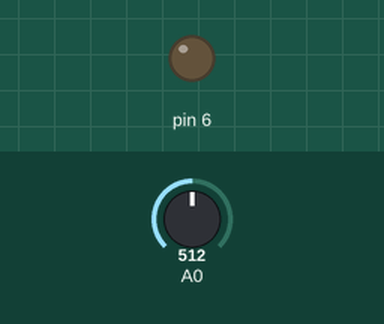
Recording of a sketch running on a simulated Arduino Uno, built with avr-gcc and run on an emulated ATmega328P. Shown: output pins drawn as LEDs (lit = HIGH). Inputs (shaded band) come from the test bench; at power-on: A0 = 512.

Above: at 1.2 s.
1.3 s: A0 set to 716
At 2.5 s:
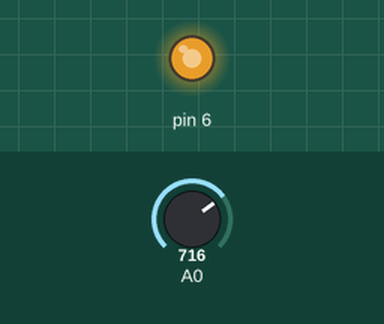
2.8 s: A0 set to 750
At 3.7 s:
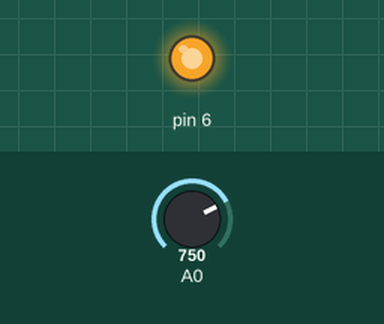
4.3 s: A0 set to 768
At 4.8 s:
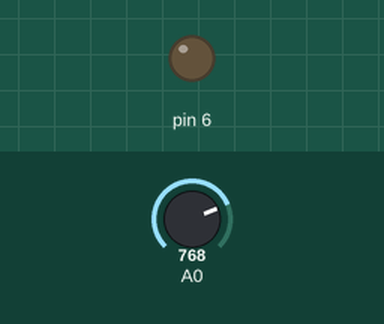
5.8 s: A0 set to 900
At 7.0 s:
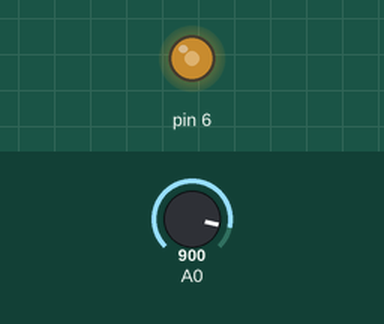
7.3 s: A0 set to 306
At 8.3 s:
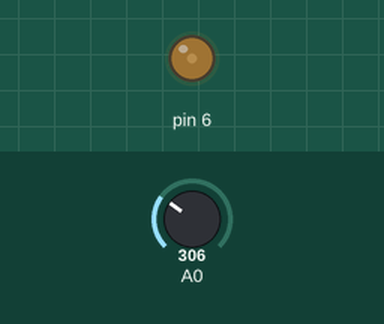
8.8 s: A0 set to 0
At 9.4 s:
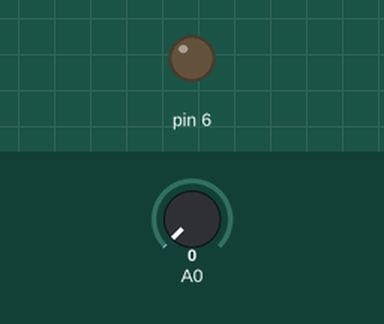
Timing chart, 0 to 11.3 s (numbered marks = the images above; inputs shaded):
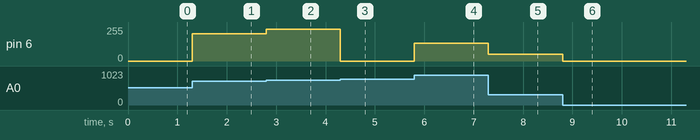

The sketch:

Controlling_Brightness_of_an_LED_using_Rotary_Potentiometer.ino
```cpp
//controlling brightness of LED using potentiometer
int sensval;
void setup() {
  // put your setup code here, to run once:
Serial.begin(9600);
pinMode(A0, INPUT);
pinMode(6, OUTPUT);

}

void loop() {
  // put your main code here, to run repeatedly:
sensval = analogRead(A0);
analogWrite(6, sensval);


}
```

Measured:
- the behaviour switches between 767 and 768 on A0 (found by bisection; images 2 and 3)
- after the input at 1.3 s, pin 6: 0/255 → 204/255 at once
- after the input at 2.8 s, pin 6: 204/255 → 238/255 at once
- after the input at 4.3 s, pin 6: 238/255 → 0/255 at once
- after the input at 5.8 s, pin 6: 0/255 → 132/255 at once
- after the input at 7.3 s, pin 6: 132/255 → 50/255 at once
- after the input at 8.8 s, pin 6: 50/255 → 0/255 at once
